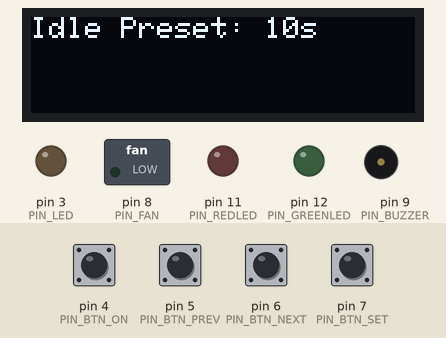
Simulated run of this program. Board: Arduino Nano, built with avr-gcc and run on an emulated ATmega328P. On the bench: 128×32 one-colour display, switched loads named in the program (green lamp = pin HIGH), output pins drawn as LEDs (lit = HIGH), buzzer (waves = sounding, pin HIGH). Inputs (shaded band) come from the test bench; at power-on: pin 4 (PIN_BTN_ON), pin 5 (PIN_BTN_PREV), pin 6 (PIN_BTN_NEXT), pin 7 (PIN_BTN_SET) HIGH.

Above: at 1.2 s.
1.3 s: pin 4 (PIN_BTN_ON) pulled LOW for 0.15 s
At 2.1 s:
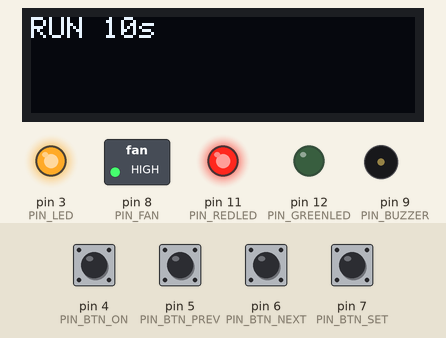
4.4 s: pin 4 (PIN_BTN_ON) pulled LOW for 1 s
At 5.4 s:
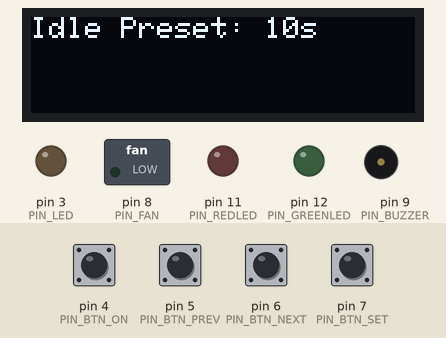
Timing chart, 0 to 7.4 s (numbered marks = the images above; inputs shaded):
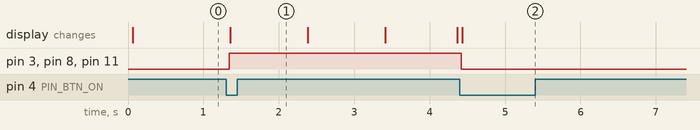

The program:

main.cpp
```cpp
#include <Arduino.h>
#include <Wire.h>
#include <Adafruit_GFX.h>
#include <Adafruit_SSD1306.h>

// ===== Display =====
#define SCREEN_WIDTH 128
#define SCREEN_HEIGHT 32
Adafruit_SSD1306 display(SCREEN_WIDTH, SCREEN_HEIGHT, &Wire, -1);

// ===== Pins =====
#define PIN_LID     2
#define PIN_LED     3
#define PIN_BTN_ON  4
#define PIN_BTN_PREV 5
#define PIN_BTN_NEXT 6
#define PIN_BTN_SET 7
#define PIN_FAN     8
#define PIN_BUZZER  9
#define PIN_REDLED  11
#define PIN_GREENLED 12
#define PIN_THERM   A0

// ===== Timer presets =====
#define MAX_PRESETS 10
uint16_t presets[MAX_PRESETS] = {10, 30, 60, 120, 200, 300, 600, 900, 1200, 1800};
int currentPreset = 0;

// ===== States =====
enum Mode { MODE_IDLE, MODE_RUNNING, MODE_DONE, MODE_EDIT, MODE_MENU };
Mode mode = MODE_IDLE;

unsigned long timerStart = 0;
uint16_t timerDuration = 0;
bool lidEnabled = true;
int tempLimit = 60; // °C
int fanMode = 1;    // 0=Always, 1=Timer only, 2=Off

// ===== Buttons =====
bool lastOn=false, lastPrev=false, lastNext=false, lastSet=false;

// ===== Buzzer Patterns =====
enum BuzzPattern { BUZZ_SILENT, BUZZ_SINGLE, BUZZ_DOUBLE, BUZZ_TRIPLE, BUZZ_LONG, BUZZ_CHIRP };
BuzzPattern buzzSetting = BUZZ_TRIPLE;

void beep(BuzzPattern pattern) {
  if (pattern == BUZZ_SILENT) return;
  switch (pattern) {
    case BUZZ_SINGLE:
      tone(PIN_BUZZER, 2000, 200); delay(250); break;
    case BUZZ_DOUBLE:
      tone(PIN_BUZZER, 2000, 200); delay(300);
      tone(PIN_BUZZER, 2000, 200); delay(300); break;
    case BUZZ_TRIPLE:
      for (int i=0;i<3;i++){ tone(PIN_BUZZER,2000,150); delay(250);} break;
    case BUZZ_LONG:
      tone(PIN_BUZZER, 1500, 800); delay(900); break;
    case BUZZ_CHIRP:
      for (int f=1000; f<=3000; f+=500) { tone(PIN_BUZZER,f,80); delay(100);} break;
    default: break;
  }
}

// ===== Temperature (simplified, assume 10k NTC beta ~3950) =====
float readTemp() {
  int adc = analogRead(PIN_THERM);
  float R = 10000.0 * (1023.0 / adc - 1);
  float tempK = 1.0 / (1.0/298.15 + 1.0/3950.0 * log(R/10000.0));
  return tempK - 273.15;
}

// ===== Setup =====
void setup() {
  pinMode(PIN_LID, INPUT_PULLUP);
  pinMode(PIN_LED, OUTPUT);
  pinMode(PIN_FAN, OUTPUT);
  pinMode(PIN_BUZZER, OUTPUT);
  pinMode(PIN_REDLED, OUTPUT);
  pinMode(PIN_GREENLED, OUTPUT);
  pinMode(PIN_BTN_ON, INPUT_PULLUP);
  pinMode(PIN_BTN_PREV, INPUT_PULLUP);
  pinMode(PIN_BTN_NEXT, INPUT_PULLUP);
  pinMode(PIN_BTN_SET, INPUT_PULLUP);

  digitalWrite(PIN_LED, LOW);
  digitalWrite(PIN_FAN, LOW);
  digitalWrite(PIN_REDLED, LOW);
  digitalWrite(PIN_GREENLED, LOW);

  display.begin(SSD1306_SWITCHCAPVCC, 0x3C);
  display.clearDisplay();
  display.setTextSize(1);
  display.setTextColor(SSD1306_WHITE);
  display.setCursor(0,0);
  display.println("UV Box Ready");
  display.display();
}

// ===== Draw UI =====
void drawUI() {
  display.clearDisplay();
  if (mode == MODE_RUNNING) {
    int remain = timerDuration - (millis() - timerStart)/1000;
    display.setCursor(0,0); display.print("RUN "); display.print(remain); display.println("s");
  } else if (mode == MODE_DONE) {
    display.setCursor(0,0); display.print("DONE "); display.print(timerDuration); display.println("s");
  } else if (mode == MODE_EDIT) {
    display.setCursor(0,0); display.print("Edit: "); display.print(presets[currentPreset]); display.println("s");
  } else if (mode == MODE_MENU) {
    display.setCursor(0,0); display.println("Settings:");
    display.setCursor(0,10); display.print("Buzzer: ");
    switch(buzzSetting){ case BUZZ_SILENT: display.print("Silent"); break;
    case BUZZ_SINGLE: display.print("Single"); break;
    case BUZZ_DOUBLE: display.print("Double"); break;
    case BUZZ_TRIPLE: display.print("Triple"); break;
    case BUZZ_LONG: display.print("Long"); break;
    case BUZZ_CHIRP: display.print("Chirp"); break;}
    display.setCursor(0,20); display.print("Lid: "); display.print(lidEnabled?"Enabled":"Disabled");
  } else {
    display.setCursor(0,0); display.print("Idle Preset: "); display.print(presets[currentPreset]); display.println("s");
  }
  display.display();
}

// ===== Loop =====
void loop() {
  // Read buttons
  bool on = !digitalRead(PIN_BTN_ON);
  bool prev = !digitalRead(PIN_BTN_PREV);
  bool next = !digitalRead(PIN_BTN_NEXT);
  bool set = !digitalRead(PIN_BTN_SET);

  // Example: toggle modes
  if (on && !lastOn) {
    if (mode == MODE_IDLE) { mode=MODE_RUNNING; timerStart=millis(); timerDuration=presets[currentPreset]; digitalWrite(PIN_LED,HIGH); digitalWrite(PIN_REDLED,HIGH); if(fanMode!=2) digitalWrite(PIN_FAN,HIGH);}
    else if (mode == MODE_RUNNING) { mode=MODE_IDLE; digitalWrite(PIN_LED,LOW); digitalWrite(PIN_REDLED,LOW); digitalWrite(PIN_FAN,LOW);}
    else if (mode == MODE_DONE) { mode=MODE_IDLE; digitalWrite(PIN_GREENLED,LOW);}
  }
  lastOn=on; lastPrev=prev; lastNext=next; lastSet=set;

  // Timer finished?
  if (mode==MODE_RUNNING && (millis()-timerStart)/1000 >= timerDuration) {
    mode=MODE_DONE;
    digitalWrite(PIN_LED,LOW); digitalWrite(PIN_REDLED,LOW); digitalWrite(PIN_GREENLED,HIGH);
    if(fanMode==1) digitalWrite(PIN_FAN,LOW);
    beep(buzzSetting);
  }

  drawUI();
  delay(50);
}
```

Measured:
- after the input at 1.3 s, pin 3 (PIN_LED), pin 8 (PIN_FAN), pin 11 (PIN_REDLED): LOW → HIGH after 0.05 s; the display: changes after 0.06 s (image 1)
- after the input at 4.4 s, pin 3 (PIN_LED), pin 8 (PIN_FAN), pin 11 (PIN_REDLED): HIGH → LOW after 0.02 s instead of 7.0 s; pin 12 (PIN_GREENLED): stays LOW (without the input it goes to HIGH after 7.0 s); the display: changes at once (image 2)
